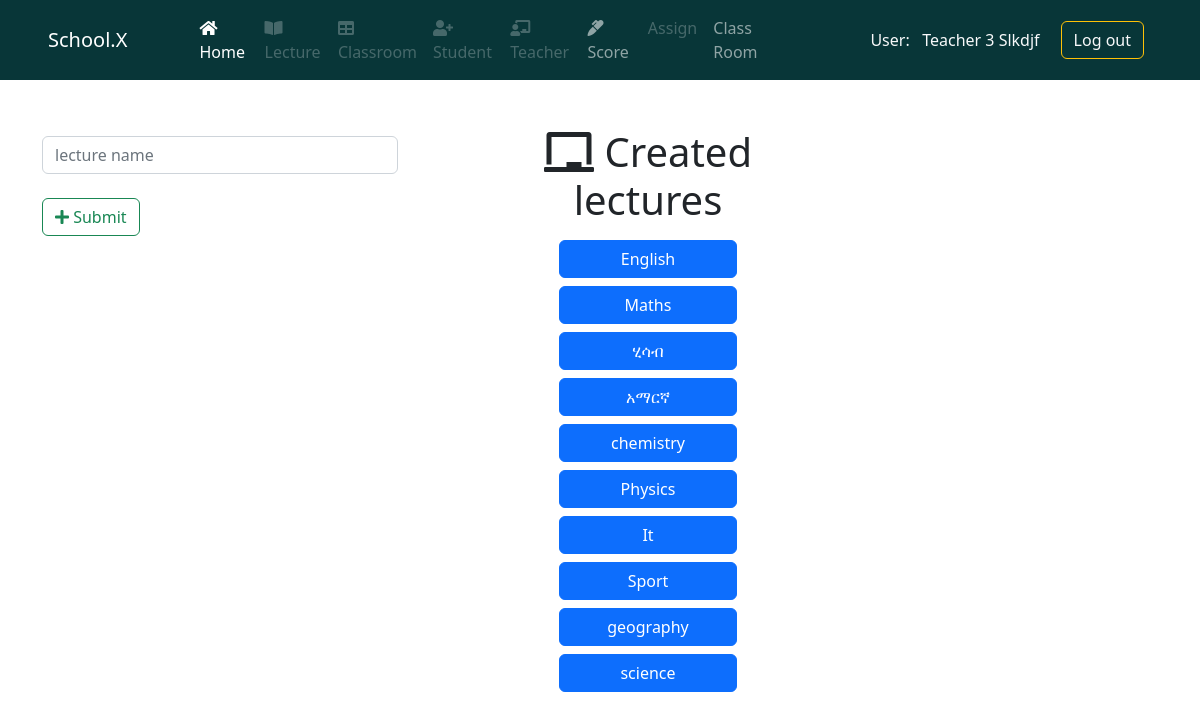
Page /lectureCreate/ (signed in) on the committed database.
### system1/models.py (models this page shows)
class User(AbstractUser):
    phone_regx = RegexValidator(
        regex=r'^\+?0?\d{10,13}$', message='Phone number must be in correct form +2519xxxxxxxx')
    first_name = models.CharField(max_length=50)
    last_name = models.CharField(max_length=50)
    admin = models.BooleanField(default=False)
    phone_no = models.CharField(validators=[phone_regx], max_length=50)
    def __str__(self):
        return self.first_name.capitalize() + ' ' + self.last_name.capitalize()

### system2/models.py (models this page shows, shortened)
class Lectures(models.Model):
    name = models.CharField(max_length=50)

### system2/views.py (the view)
# urls.py: path("lectureCreate/", views.lectureCreate, name='lectureCreate'),
@login_required()
def lectureCreate(request):
    if request.method == 'POST':
        lec = request.POST.get("lecture")
        if lec != '' and lec is not None:
            newlec = Lectures(name=lec)
            newlec.save()
    context = {
        'Llists': Lectures.objects.all()
    }
    return render(request, 'sys1/lectureCreate.html', context)

### system2/templates/sys1/lectureCreate.html (shortened to what this page needs)
{% extends 'base.html' %}
{% block content %}
<main>
  <div class="container">
    <div class="row mt-5">
      <div class="col-md-4">
        <form action="" method="post">
          <input type="text" class="form-control my-2" placeholder="lecture name" name="lecture" id="" />
          <button class="btn btn-outline-success mt-3" type="submit"><i class="fa fa-plus" aria-hidden="true"></i>
            Submit</button>
        </form>
      </div>
      <div class="col-md-4 ms-5">
        <h1 class="mb-3 text-center"> <i class="fas fa-chalkboard    "></i> Created lectures</h1>
        <div class="d-grid gap-2 col-6 mx-auto">
          {% for list in Llists %}
          <a href="#" class="btn btn-primary" type="button">{{ list.name }}</a>
          {% endfor %}
        </div>
      </div>
    </div>
  </div>
</main>
{% endblock content %}

### templates/navbar.html (shortened to what this page needs)
{% if request.user.is_authenticated %}
{% if  request.user.admin %}
<header class="mb-5">
  <nav class="navbar navbar-expand-lg navbar-dark" style="background: #083638">
    <div class="container-fluid px-5">
      <a class="navbar-brand" href="{% url 'home' %}">School.X</a>
      <button class="navbar-toggler" type="button" data-bs-toggle="collapse" data-bs-target="#navbarSupportedContent"
        aria-controls="navbarSupportedContent" aria-expanded="false" aria-label="Toggle navigation">
        <span class="navbar-toggler-icon"></span>
      </button>
      <div class="collapse navbar-collapse" id="navbarSupportedContent">
        <ul class="navbar-nav w-75 mx-5 d-flex justify-content-around mb-2 mb-lg-0">
          <li class="nav-item">
            <a class="nav-link active" aria-current="page" href="{% url 'home' %}">
              <i class="fa fa-home" aria-hidden="true"></i> Home</a>
          </li>
          <li class="nav-item">
            <a class="nav-link" aria-current="page" href="{% url 'lectureCreate' %}"><i class="fas fa-book-open"></i>
              Lecture</a>
          </li>
          <li class="nav-item">
            <a class="nav-link" href="{% url 'createClassRoom' %}"><i class="fa fa-table" aria-hidden="true"></i>
              Classroom</a>
          </li>
          <li class="nav-item">
            <a class="nav-link" href="{% url 'chooseClassroomRegister' %}"><i class="fa fa-user-plus"
                aria-hidden="true"></i>
              Student</a>
          </li>
          <li class="nav-item">
            <a class="nav-link" href="{% url 'register' %}"><i class="fas fa-chalkboard-teacher"></i> Teacher</a>
          </li>
          <li class="nav-item">
            <a class="nav-link disabled" href="#">
              <i class="fas fa-marker"></i> Score</a>
          </li>
          <li class="nav-item">
            <a class="nav-link" href="{% url 'assignment' %}">Assign </a>
          </li>
          <li class="nav-item">
            <a class="nav-link" href="{% url 'classrooms' %}"> Class Room </a>
          </li>
          <!-- <li class="nav-item dropdown">
                    <a
                      class="nav-link dropdown-toggle"
                      href="#"
                      id="navbarDropdown"
                      role="button"
                      data-bs-toggle="dropdown"
                      aria-expanded="false"
                    >
                      Dropdown
                    </a>
                    <ul class="dropdown-menu" aria-labelledby="navbarDropdown">
                      <li><a class="dropdown-item" href="#">Action</a></li>
                      <li><a class="dropdown-item" href="#">Another action</a></li>
                      <li><hr class="dropdown-divider" /></li>
                      <li>
                        <a class="dropdown-item" href="#">Something else here</a>
                      </li>
                    </ul>
                  </li> -->
          <!-- <li class="nav-item">
                    <a class="nav-link disabled">Disabled</a>
                  </li> -->
        </ul>
        <!-- <form class="d-flex">
                  <input
                    class="form-control me-2"
                    type="search"
                    placeholder="Search"
                    aria-label="Search"
                  />
                  <button class="btn btn-outline-success" type="submit">
                    Search
                  </button>
                </form> -->
        <div class="ms-4 d-flex align-items-center justify-content-around pe-2">
          <p class="btn text-light text-nowrap my-auto">
            User: &nbsp;
            <a href="" class="text-light text-decoration-none text-nowrap">{{request.user}}</a>
          </p>
          <div class="ms-2">
            <button class="btn btn-outline-warning text-nowrap">
              <a class="text-decoration-none text-light" href="{% url 'logout' %}">Log out</a>
            </button>
          </div>
        </div>
      </div>
    </div>
  </nav>
</header>
{% else %}
<header class="mb-5">
  <nav class="navbar navbar-expand-lg navbar-dark" style="background: #083638">
    <div class="container-fluid px-5">
      <a class="navbar-brand" href="{% url 'home' %}">School.X</a>
      <div class="collapse navbar-collapse" id="navbarSupportedContent">
        <ul class="navbar-nav w-75 mx-5 d-flex justify-content-around mb-2 mb-lg-0">
          <li class="nav-item">
            <a class="nav-link active" aria-current="page" href="{% url 'home' %}">
              <i class="fa fa-home" aria-hidden="true"></i> Home</a>
          </li>
          <li class="nav-item">
            <a class="nav-link disabled" aria-current="page" href="#"><i class="fas fa-book-open"></i>
              Lecture</a>
          </li>
          <li class="nav-item">
            <a class="nav-link disabled" href="#"><i class="fa fa-table" aria-hidden="true"></i>
              Classroom</a>
          </li>
          <li class="nav-item">
            <a class="nav-link disabled" href="#"><i class="fa fa-user-plus" aria-hidden="true"></i>
              Student</a>
          </li>
          <li class="nav-item">
            <a class="nav-link disabled" href="#"><i class="fas fa-chalkboard-teacher"></i>
              Teacher</a>
          </li>
          <li class="nav-item">
            <a class="nav-link" href="{% url 'chooseClassroomScoring'  %}">
              <i class="fas fa-marker"></i> Score</a>
          </li>
          <li class="nav-item">
            <a class="nav-link disabled" href="#">Assign </a>
          </li>
          <li class="nav-item">
            <a class="nav-link" href="{% url 'classrooms' %}"> Class Room </a>
          </li>
        </ul>
        <div class="ms-4 d-flex align-items-center justify-content-around pe-2">
          <p class="btn text-light text-nowrap my-auto">
            User: &nbsp;
            <a href="" class="text-light text-decoration-none text-nowrap">{{request.user}} </a>
          </p>
          <div class="ms-2">
            <button class="btn btn-outline-warning text-nowrap">
              <a class="text-decoration-none text-light" href="{% url 'logout' %}">Log out</a>
            </button>
          </div>
        </div>
      </div>
    </div>
  </nav>
</header>
{% endif %}
{% endif %}

### static/style/Css/all.css (style rules this page uses)
.fa, .fas, .far, .fal, .fad, .fab { -moz-osx-font-smoothing: grayscale; -webkit-font-smoothing: antialiased; display: inline-block; font-style: normal; font-variant: normal; text-rendering: auto; line-height: 1; }
.fa-book-open:before { content: "\f518"; }
.fa-chalkboard:before { content: "\f51b"; }
.fa-chalkboard-teacher:before { content: "\f51c"; }
.fa-home:before { content: "\f015"; }
.fa-marker:before { content: "\f5a1"; }
.fa-plus:before { content: "\f067"; }
.fa-table:before { content: "\f0ce"; }
.fa-user-plus:before { content: "\f234"; }
.fa, .fas { font-family: 'Font Awesome 5 Free'; font-weight: 900; }

### rows in the picture
User: user "Teacher 3 Slkdjf"
Lectures: name "English"
Lectures: name "Maths"
Lectures: name "ሂሳብ"
Lectures: name "አማርኛ"
Lectures: name "chemistry"
Lectures: name "Physics"
Lectures: name "It"
Lectures: name "Sport"
Lectures: name "geography"
Lectures: name "science"
